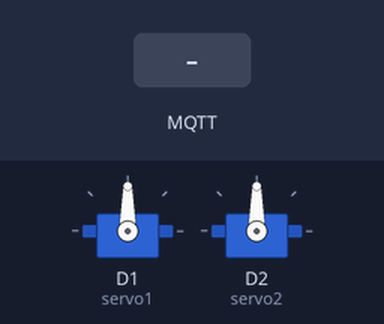
Recording of a program running on a simulated ESP8266 (NodeMCU). Shown: 2 × servo. Inputs (shaded band) come from the test bench. WiFi joins after 1.5 s; servers stay silent unless stated; no MQTT or app messages arrive unless stated; what the program prints to the serial monitor is not drawn.

Above: at 2.7 s.
2.8 s: MQTT message "0" arrives on the first subscribed topic
At 3.6 s:
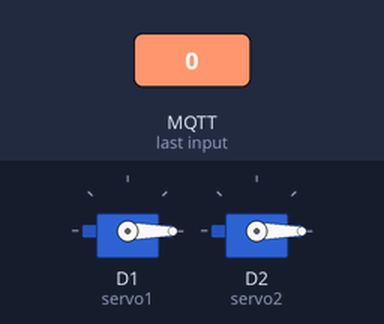
4.3 s: MQTT message "1" arrives on the first subscribed topic
At 4.8 s:
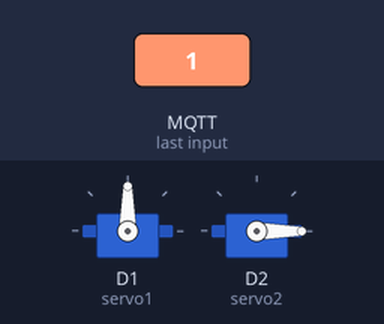
5.8 s: MQTT message "2" arrives on the first subscribed topic
At 7.1 s:
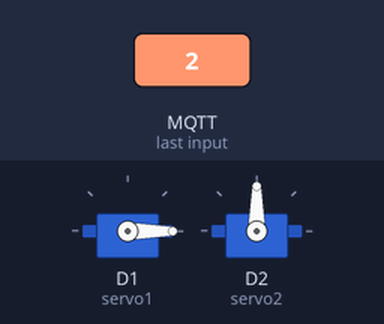
Timing chart, 0 to 8.8 s (numbered marks = the images above; inputs shaded):
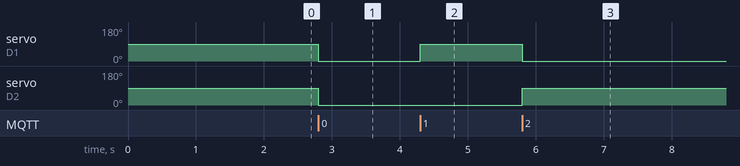

Measured:
- after the input at 2.8 s, servo on D1 (servo1), servo on D2 (servo2): 90° → 0° at once
- after the input at 4.3 s, servo on D1 (servo1): 0° → 90° at once
- after the input at 5.8 s, servo on D1 (servo1): 90° → 0° at once; servo on D2 (servo2): 0° → 90° at once

The program:

main.cpp
```cpp
#include <ESP8266WiFi.h>
#include <PubSubClient.h>
#include <Servo.h>  // Include Servo library

// Wi-Fi credentials
const char* ssid = "710";
const char* password = "45352515";

// MQTT Broker details
const char* mqttServer = "abhii.local";  // Replace with your broker's IP or hostname
const int mqttPort = 1883;

// Declare mqttUser and mqttPassword if you need authentication
const char* mqttUser = "";  // Set to your MQTT username if required
const char* mqttPassword = "";  // Set to your MQTT password if required

WiFiClient espClient;
PubSubClient client(espClient);

// Servo objects
Servo servo1;
Servo servo2;

// Function Prototypes
void setup_wifi();
void mqttCallback(char* topic, byte* payload, unsigned int length);
void moveServos(int position);

void setup() {
  // Start Serial communication
  Serial.begin(115200);

  // Connect to Wi-Fi
  setup_wifi();

  // Set up MQTT server and callback
  client.setServer(mqttServer, mqttPort);
  client.setCallback(mqttCallback);

  // Attach servos to GPIO pins
  servo1.attach(D1);  // Change to the GPIO pin where servo1 is connected
  servo2.attach(D2);  // Change to the GPIO pin where servo2 is connected

  // Connect to MQTT broker and subscribe to the exact /servo topic
  while (!client.connected()) {
    Serial.print("Attempting MQTT connection...");
    if (client.connect("ESP8266Client", mqttUser, mqttPassword)) {
      Serial.println("connected");
      // Subscribe to the exact /servo topic
      client.subscribe("/servo");
    } else {
      Serial.print("Failed, rc=");
      Serial.print(client.state());
      delay(2000);
    }
  }
}

void loop() {
  // Keep the MQTT client connected and handle incoming messages
  client.loop();
}

void setup_wifi() {
  delay(10);
  // Connect to Wi-Fi
  Serial.println();
  Serial.print("Connecting to WiFi...");
  WiFi.begin(ssid, password);

  while (WiFi.status() != WL_CONNECTED) {
    delay(500);
    Serial.print(".");
  }

  Serial.println("Connected to WiFi");
}

void mqttCallback(char* topic, byte* payload, unsigned int length) {
  // Print the topic that was received
  Serial.print("Message arrived [");
  Serial.print(topic);
  Serial.print("] ");

  // Convert the payload into a string
  String message = "";
  for (unsigned int i = 0; i < length; i++) {
    message += (char)payload[i];
  }

  // Log the received message
  Serial.println("Received message: " + message);

  // Check the message content and move servos accordingly
  if (message == "0") {
    Serial.println("Received 0, moving servo1 to 0° and servo2 to 0°");
    moveServos(0);
  } else if (message == "1") {
    Serial.println("Received 1, moving servo1 to 90° and servo2 to 0°");
    moveServos(1);
  } else if (message == "2") {
    Serial.println("Received 2, moving servo1 to 0° and servo2 to 90°");
    moveServos(2);
  } else {
    Serial.println("Received unknown message, no action taken");
  }
}

// Function to control the servos based on the position
void moveServos(int position) {
  if (position == 0) {
    servo1.write(0);
    servo2.write(0);
  } else if (position == 1) {
    servo1.write(90);
    servo2.write(0);
  } else if (position == 2) {
    servo1.write(0);
    servo2.write(90);
  }
}
```
